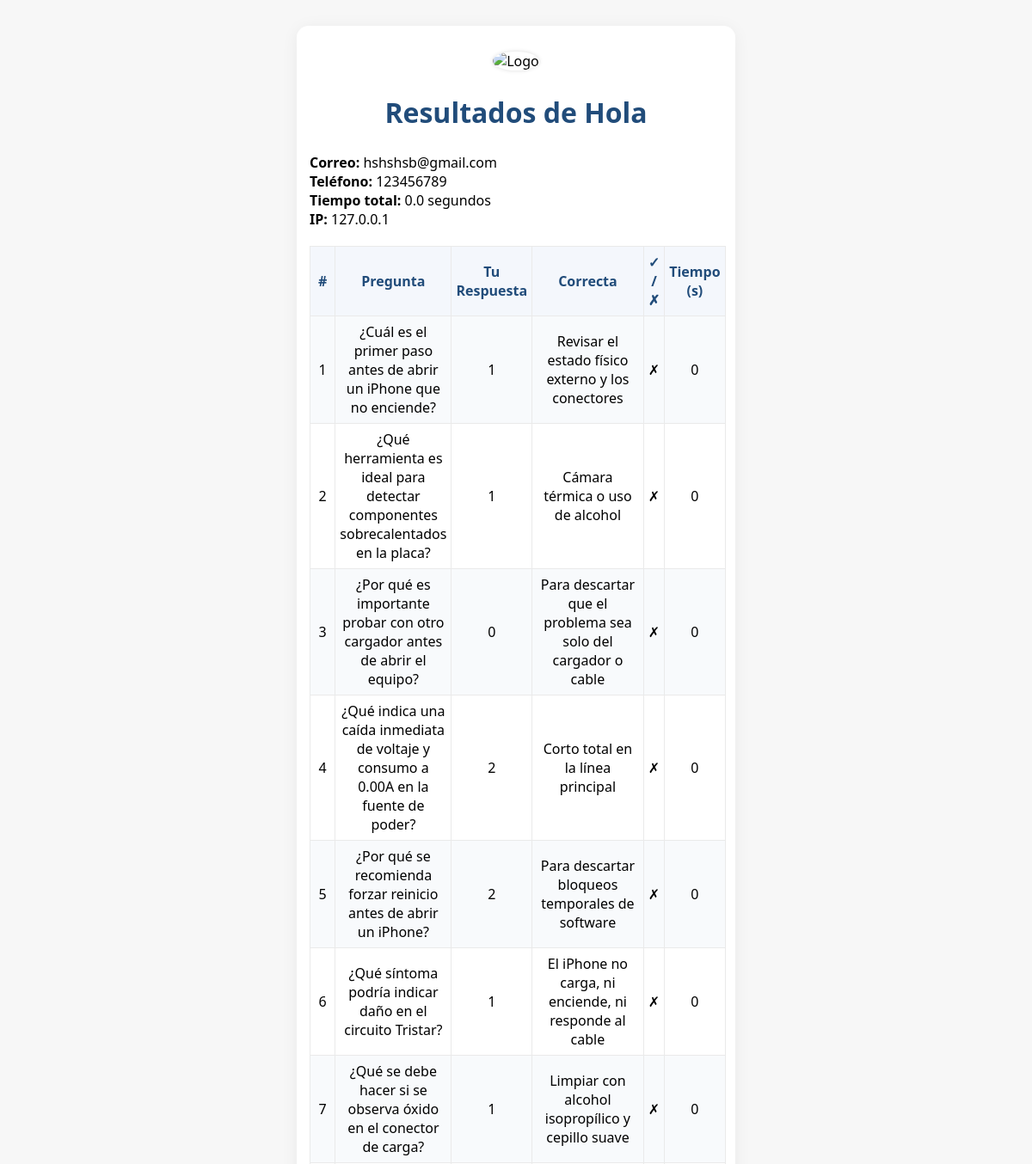
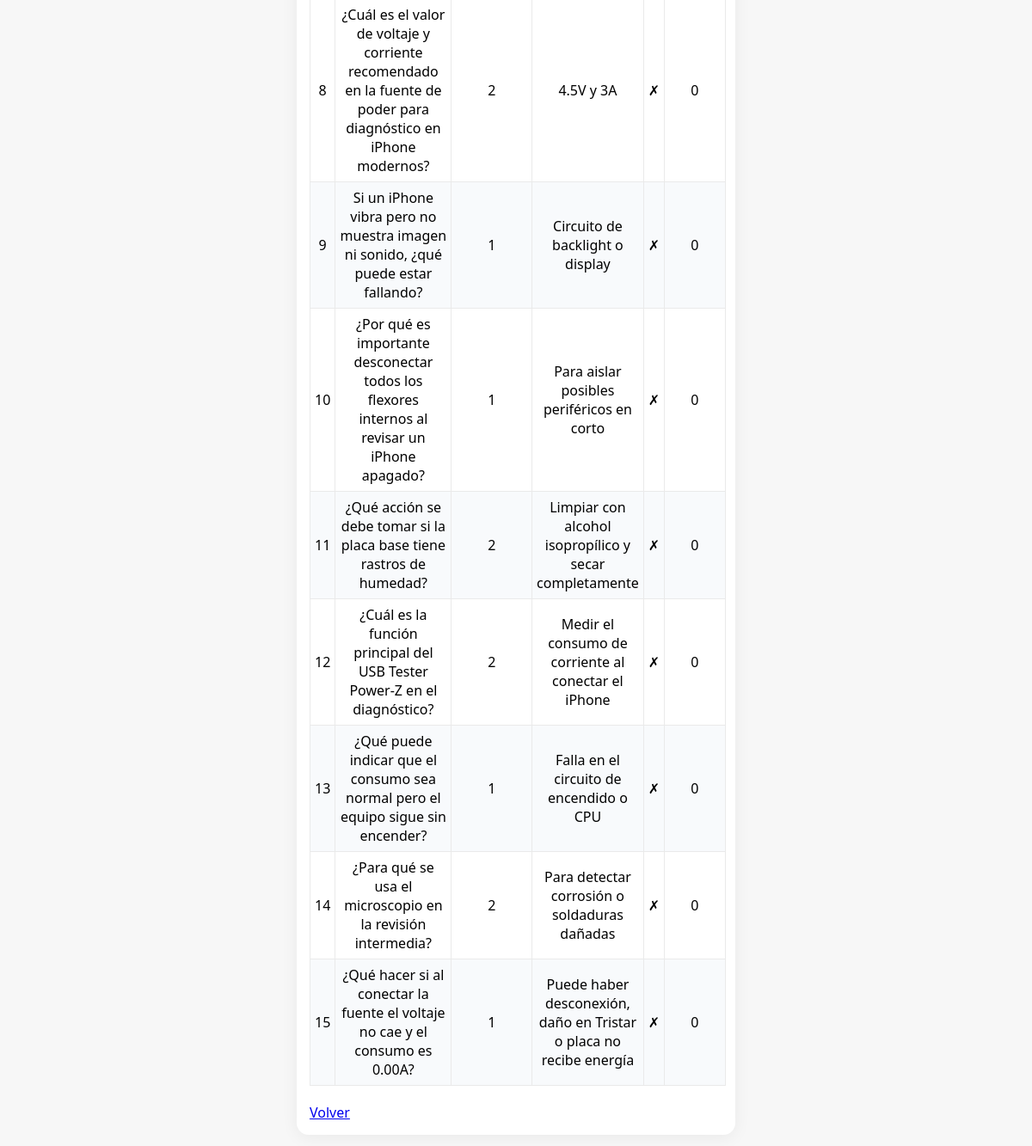
The page /admin/detalle/2 (signed in) on the database its author committed (2 pictures, top to bottom).
### tables this page shows
CREATE TABLE respuestas (
            id INTEGER PRIMARY KEY AUTOINCREMENT,
            nombre TEXT,
            correo TEXT,
            telefono TEXT,
            preguntas TEXT,
            respuestas TEXT,
            tiempos TEXT,
            tiempo_total REAL,
            ip TEXT
        );

### app.py (the view)
@app.route("/admin/detalle/<int:res_id>")
@admin_required
def admin_detalle(res_id):
    conn = sqlite3.connect(DB_FILE)
    c = conn.cursor()
    c.execute("SELECT nombre, correo, telefono, respuestas, tiempos, tiempo_total, ip FROM respuestas WHERE id=?", (res_id,))
    row = c.fetchone()
    conn.close()
    if not row:
        return "No encontrado", 404
    preguntas = cargar_preguntas()
    respuestas = json.loads(row[3])
    tiempos = json.loads(row[4])
    detalles = []
    for i, resp in enumerate(respuestas):
        if i < len(preguntas):
            pregunta = preguntas[i]
            correcta_idx = pregunta["respuestaCorrecta"]
            correcta = pregunta["opciones"][correcta_idx]
        else:
            pregunta = {"pregunta": "(no disponible)", "opciones": []}
            correcta = "(no disponible)"
        acierto = resp == str(correcta)
        detalles.append({
            "pregunta": pregunta["pregunta"],
            "respuesta_usuario": resp,
            "respuesta_correcta": correcta,
            "acierto": acierto,
            "tiempo": tiempos[i] if i < len(tiempos) else ""
        })
    return render_template("resultados_tecnico.html",
        nombre=row[0], correo=row[1], telefono=row[2],
        tiempo_total=row[5], ip=row[6], detalles=detalles
    )

### app.py (called while the page is built)
def cargar_preguntas():
    with open(PREGUNTAS_FILE, "r", encoding="utf-8") as f:
        return json.load(f)

def admin_required(f):
    from functools import wraps
    @wraps(f)
    def decorated(*args, **kwargs):
        if not session.get("admin_logged_in"):
            return redirect(url_for("admin_login"))
        return f(*args, **kwargs)
    return decorated

### templates/resultados_tecnico.html (shortened to what this page needs)
<!DOCTYPE html>
<html lang="es">
<head>
    <link rel="stylesheet" href="{{ url_for('static', filename='style.css') }}">
</head>
<body>
    <div class="container">
        <div class="logo-box">
            <img src="{{ url_for('static', filename='logo.png') }}" alt="Logo">
        </div>
        <h2>Resultados de {{ nombre }}</h2>
        <p><b>Correo:</b> {{ correo }}<br>
        <b>Teléfono:</b> {{ telefono }}<br>
        <b>Tiempo total:</b> {{ tiempo_total }} segundos<br>
        <b>IP:</b> {{ ip }}</p>
        <table>
            <tr>
                <th>#</th>
                <th>Pregunta</th>
                <th>Tu Respuesta</th>
                <th>Correcta</th>
                <th>✓ / ✗</th>
                <th>Tiempo (s)</th>
            </tr>
            {% for d in detalles %}
            <tr>
                <td>{{ loop.index }}</td>
                <td>{{ d.pregunta }}</td>
                <td>{{ d.respuesta_usuario }}</td>
                <td>{{ d.respuesta_correcta }}</td>
                <td>{% if d.acierto %}✓{% else %}✗{% endif %}</td>
                <td>{{ d.tiempo }}</td>
            </tr>
            {% endfor %}
        </table>
        <a href="{{ url_for('admin_panel') }}">Volver</a>
    </div>
</body>
</html>

### static/style.css (style rules this page uses)
body { font-family: 'Segoe UI', Arial, sans-serif; background: #f7f7f7; margin: 0; padding: 0; }
.container { max-width: 480px; margin: 30px auto; padding: 30px 15px 15px 15px; background: rgba(255,255,255,0.97); border-radius: 14px; box-shadow: 0 3px 20px rgba(0,0,0,0.06); }
.logo-box { text-align: center; margin-bottom: 22px; }
.logo-box img { width: 90px; border-radius: 50%; box-shadow: 0 0 5px #ddd; }
h1, h2 { text-align: center; color: #214C7A; font-size: 2rem; }
table { width: 100%; border-collapse: collapse; margin: 20px 0; background: #fff; }
th, td { padding: 7px 5px; border: 1px solid #eaeaea; text-align: center; }
th { background: #f4f7fc; color: #214C7A; }
tr:nth-child(even) { background: #f8fafc; }

### rows shown on the page
respuestas: nombre "Hola", correo "hshshsb@gmail.com", telefono "123456789", tiempo_total "0.0", ip "127.0.0.1"

### other values the page prints
{{ d.pregunta }} "¿Cuál es el primer paso antes de abrir un iPhone que no enciende?" "¿Qué herramienta es ideal para detectar componentes sobrecalentados en la placa?" "¿Por qué es importante probar con otro cargador antes de abrir el equipo?" "¿Qué indica una caída inmediata de voltaje y consumo a 0.00A en la fuente de poder?" "¿Por qué se recomienda forzar reinicio antes de abrir un iPhone?" "¿Qué síntoma podría indicar daño en el circuito Tristar?" "¿Qué se debe hacer si se observa óxido en el conector de carga?" "¿Cuál es el valor de voltaje y corriente recomendado en la fuente de poder para diagnóstico en iPhone modernos?" "Si un iPhone vibra pero no muestra imagen ni sonido, ¿qué puede estar fallando?" "¿Por qué es importante desconectar todos los flexores internos al revisar un iPhone apagado?" "¿Qué acción se debe tomar si la placa base tiene rastros de humedad?" "¿Cuál es la función principal del USB Tester Power-Z en el diagnóstico?" "¿Qué puede indicar que el consumo sea normal pero el equipo sigue sin encender?" "¿Para qué se usa el microscopio en la revisión intermedia?" "¿Qué hacer si al conectar la fuente el voltaje no cae y el consumo es 0.00A?"
{{ d.respuesta_usuario }} "1" "1" "0" "2" "2" "1" "1" "2" "1" "1" "2" "2" "1" "2" "1"
{{ d.respuesta_correcta }} "Revisar el estado físico externo y los conectores" "Cámara térmica o uso de alcohol" "Para descartar que el problema sea solo del cargador o cable" "Corto total en la línea principal" "Para descartar bloqueos temporales de software" "El iPhone no carga, ni enciende, ni responde al cable" "Limpiar con alcohol isopropílico y cepillo suave" "4.5V y 3A" "Circuito de backlight o display" "Para aislar posibles periféricos en corto" "Limpiar con alcohol isopropílico y secar completamente" "Medir el consumo de corriente al conectar el iPhone" "Falla en el circuito de encendido o CPU" "Para detectar corrosión o soldaduras dañadas" "Puede haber desconexión, daño en Tristar o placa no recibe energía"
{{ d.tiempo }} "0" "0" "0" "0" "0" "0" "0" "0" "0" "0" "0" "0" "0" "0" "0"
